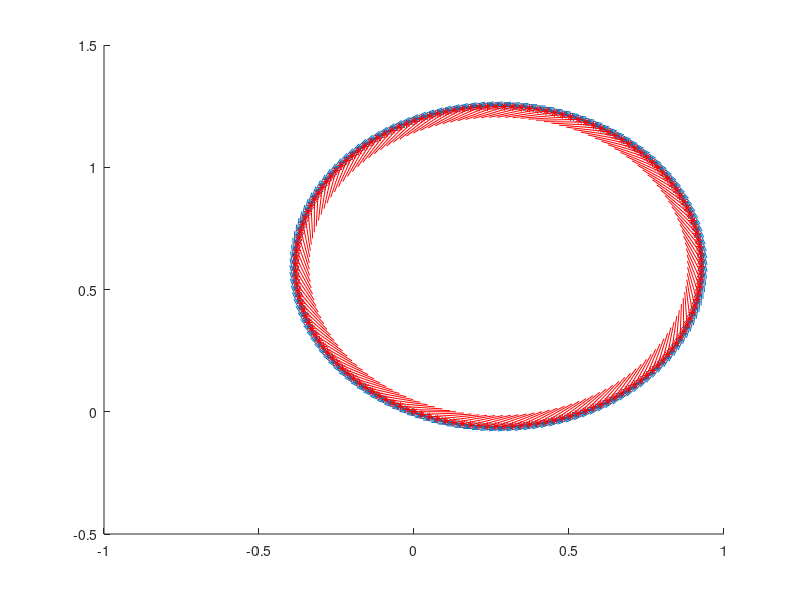

Write MATLAB code to recreate this figure.
%% Motion Model
clear all; clc;
close all;
% robots sizing 
L = 0.3; % [m]
r = 0.25; % [m]
f = 10; % [Hz]

% kinematic model
x0 = [0; 0; 0]; % [[m/s] [m/s] [rad/s]] intial state
u = [-1.5; 2; 1]; % [[rad/s] [rad/s] [rad/s]] inputs

% custom inputs
% u = [-1; 1; 0]; % [[rad/s] [rad/s] [rad/s]] to drive in a straight line
% u = [-1; 1; 1]; % [[rad/s] [rad/s] [rad/s]] to drive in a spiral
% u = [2; -1.167612497392722; 0]; % 2m radius circle inputs 

% Time
T = 15; % Duration
dt = 0.1;% [s] timestep (update rate)
tvec = 0:dt:T; % Time vector
n = length(tvec); % Number of timesteps

figure(1); clf; hold on;

x_record = zeros(3, n);
v_record = zeros(3, n);
y_record = zeros(3, n);

omega_variance = 0.1 / 180 * pi;

for i = 1:n
    % expanding spiral
    % u(3) = 2*(n - i) / n; different spiral
    % u(1) = u(1) - i * 0.01; % ever expanding spiral 
    % u(2) = u(2) + i * 0.01;
    
    %measurement
    y = [x0(1); x0(2); x0(3)-99.7/180*pi] + [normrnd(0,0.5); normrnd(0,0.5); normrnd(0,10 / 180*pi)];

    % dynamics
    % local frame velocities                          
    lv_x = (r/3) * (u(1)*cos(pi) + u(2)*cos(-pi/3) + u(3)*cos(pi/3));
    lv_y = (r/2) *  (u(2)*sin(-pi/3) + u(3)*sin(pi/3));

    % globbal fram velocities 
    v_x = lv_x * cos(x0(3)) + lv_y * cos(x0(3) + pi/2);
    v_y = lv_x * sin(x0(3)) + lv_y * sin(x0(3) + pi/2);

    omega = r/(3*L) * (u(1)+u(2)+u(3));
 
    %verify the radius
%     rad = sqrt(v_x*v_x + v_y*v_y) / omega
%     d = rad * 2
    
    x_record(:,i) = x0;
    v_record(:,i) = [v_x;
                     v_y;
                     omega];
    y_record(:,i) = y;
    
    %disturbance
    d = [normrnd(0,0.01); normrnd(0,0.01); normrnd(0,omega_variance)];
%     x1 = x0 + [ v_x * dt; v_y * dt; omega * dt]+ d;
    % without disturbance
    x0 = x0 + [ v_x * dt; v_y * dt; omega * dt];
end

% a = sqrt(v_record(1,:).^2 + v_record(2,:).^2)
samples_per_draw = 1;
trimmed_x_rec = x_record(:,1:samples_per_draw:end);
trimmed_v_rec = v_record(:,1:samples_per_draw:end);
trimmed_y_rec = y_record(:,1:samples_per_draw:end);


quiver(trimmed_x_rec(1,:),trimmed_x_rec(2,:),trimmed_v_rec(1,:),trimmed_v_rec(2,:));
quiver(trimmed_x_rec(1,:),trimmed_x_rec(2,:),cos(trimmed_x_rec(3,:)),sin(trimmed_x_rec(3,:)),'r*');

%quiver(trimmed_y_rec(1,:),trimmed_y_rec(2,:),zeros(n),zeros(n),'g*');
